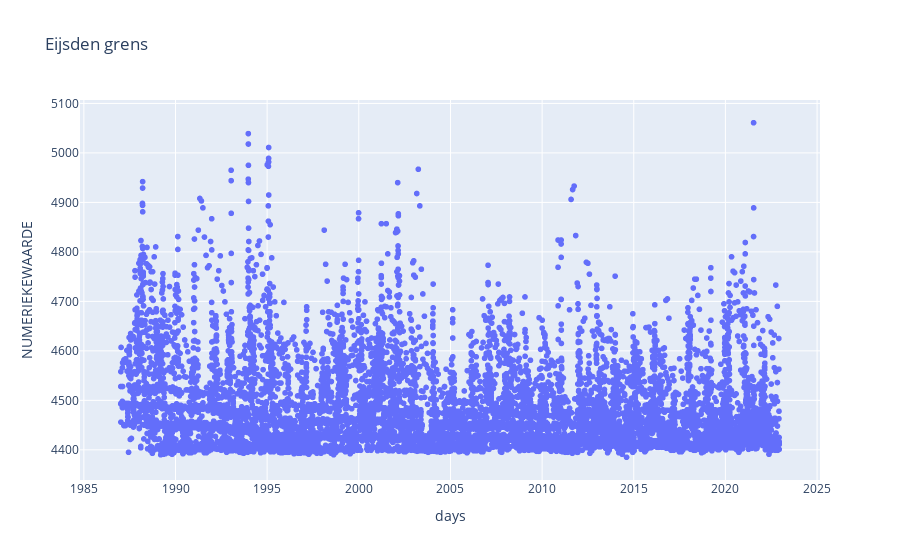
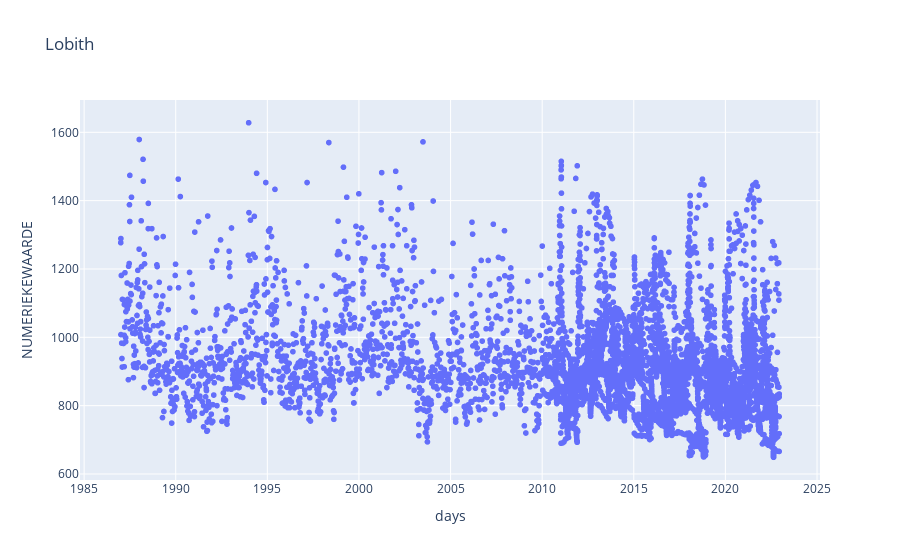

Here is the notebook cell these charts were saved with, in order:
### Code cell
from statistics import mode

def data_cleaner(data):
    selectedData = data.iloc[:,[21,22,24]]
    selectedData = selectedData.iloc[::144,:] #144 = 6 * 24 to reduce the amount of rows to 1 row per day. 
    print(selectedData.head())
    print(len(selectedData))

    locationName = data.iloc[1,1]

    selectedData = selectedData[(np.abs(stats.zscore(selectedData["NUMERIEKEWAARDE"])) < filterSize)] #filters out outliers

    #figure out what type of data is in the datetime column
    
    selectedData['days'] = pd.to_datetime(selectedData['WAARNEMINGDATUM'])
    selectedData['days'] = selectedData["days"]
    selectedData['Difference'] = (selectedData['days'] - selectedData.iloc[0,3]).dt.days

    print(selectedData.iloc[1,3])
    print(selectedData.dtypes)
    print(selectedData.head())
    print(len(selectedData))

    return selectedData, locationName

def first_visual(data, plotTitle):
    fig = px.scatter(data,title=plotTitle,  x="days", y="NUMERIEKEWAARDE")
    fig.show()
    return
    

dataEijsden, locationName1 = data_cleaner(data=rawDataEijsden)
dataLobith, locationName2 = data_cleaner(data=rawDataLobith)


first_visual(data=dataEijsden,plotTitle=locationName1)
first_visual(data=dataLobith,plotTitle=locationName2)

### Figure 1 — Plotly figure (JSON) as saved in the notebook; plotly's stock layout.template omitted (floating-point values rounded to 4 significant figures; data arrays with more than 128 entries replaced by an {"elided": "..."} marker saying what was removed)
{"data": [{"hovertemplate": "days=%{x}<br>NUMERIEKEWAARDE=%{y}<extra></extra>", "legendgroup": "", "marker": {"color": "#636efa", "symbol": "circle"}, "mode": "markers", "name": "", "showlegend": false, "type": "scattergl", "x": {"elided": "12896 str values"}, "xaxis": "x", "y": {"elided": "12896 int values"}, "yaxis": "y"}], "layout": {"legend": {"tracegroupgap": 0}, "title": {"text": "Eijsden grens"}, "xaxis": {"anchor": "y", "domain": [0, 1], "title": {"text": "days"}}, "yaxis": {"anchor": "x", "domain": [0, 1], "title": {"text": "NUMERIEKEWAARDE"}}}}

### Figure 2 — Plotly figure (JSON) as saved in the notebook; plotly's stock layout.template omitted (floating-point values rounded to 4 significant figures; data arrays with more than 128 entries replaced by an {"elided": "..."} marker saying what was removed)
{"data": [{"hovertemplate": "days=%{x}<br>NUMERIEKEWAARDE=%{y}<extra></extra>", "legendgroup": "", "marker": {"color": "#636efa", "symbol": "circle"}, "mode": "markers", "name": "", "showlegend": false, "type": "scattergl", "x": {"elided": "5865 str values"}, "xaxis": "x", "y": {"elided": "5865 int values"}, "yaxis": "y"}], "layout": {"legend": {"tracegroupgap": 0}, "title": {"text": "Lobith"}, "xaxis": {"anchor": "y", "domain": [0, 1], "title": {"text": "days"}}, "yaxis": {"anchor": "x", "domain": [0, 1], "title": {"text": "NUMERIEKEWAARDE"}}}}
